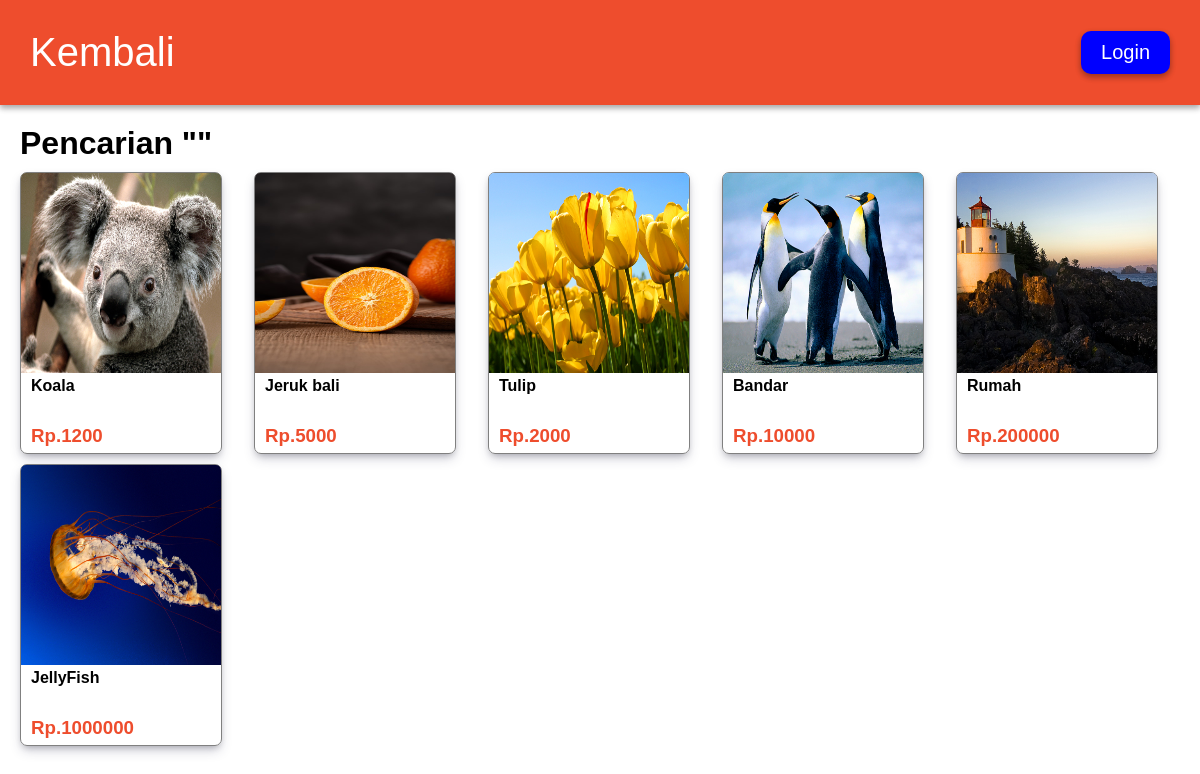
Before: /cari.php with the older database file.
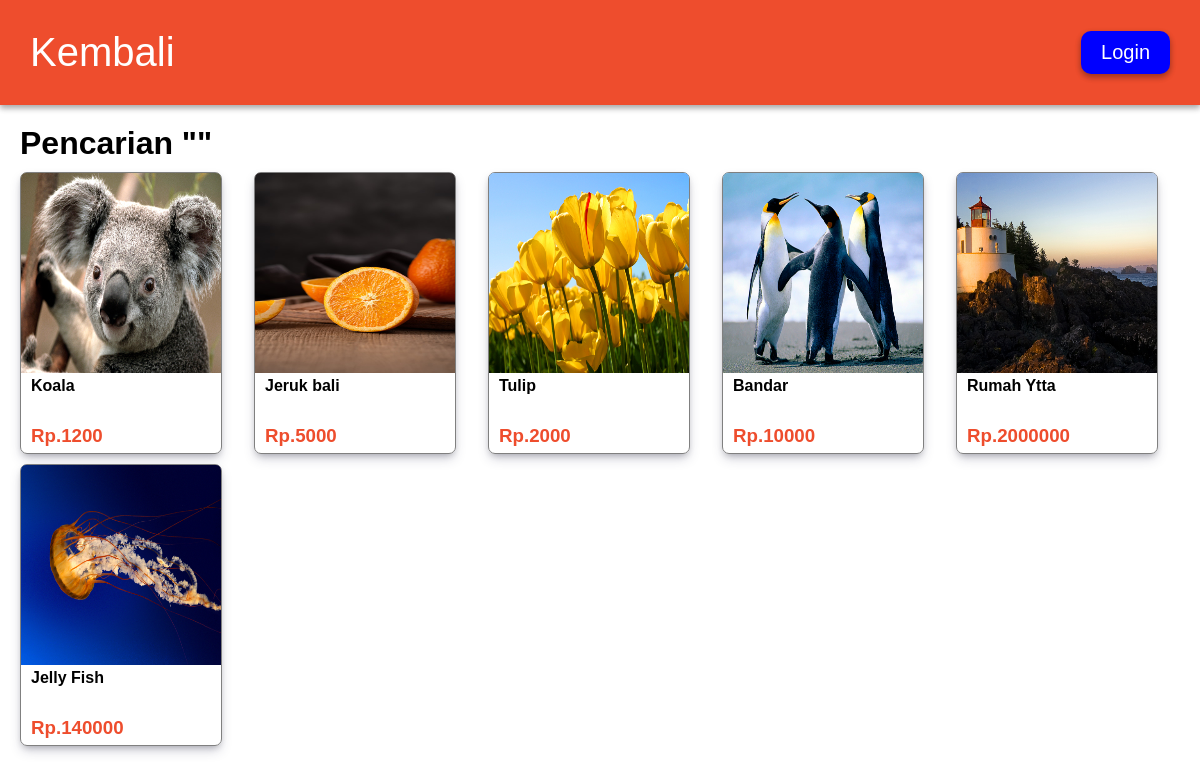
After: the same page with the newer database file.
### tables this page shows
CREATE TABLE `produk` (
  `id` int(11) NOT NULL,
  `produk` varchar(50) DEFAULT NULL,
  `keterangan` varchar(200) DEFAULT NULL,
  `harga` int(11) DEFAULT NULL,
  `img` varchar(50) DEFAULT NULL,
  `id_komen` varchar(50) DEFAULT NULL,
  `kategori` varchar(50) DEFAULT NULL
);

### fungsi.php (called while the page is built, shortened)
<?php
$conn = mysqli_connect('localhost','root','','shop');
function ambil($query){
    global $conn;
    $result = mysqli_query($conn,$query);
    $rows = [];
    while($row = mysqli_fetch_assoc($result) ){
        $rows[] = $row;
    }
    return $rows;
}
function cari($data){
    $produk = "SELECT * FROM produk WHERE produk LIKE '%$data%' OR
                                       harga LIKE '%$data%' OR
                                       kategori LIKE '%$data%' ";
    return ambil($produk);
}
?>

### cari.php (the view, shortened to what this page needs)
<?php
require 'fungsi.php';
$keyword = $_GET["keyword"];
$produk = cari($keyword);
?>
<!DOCTYPE html>
<html lang="en">
<head>
    <link rel="stylesheet" href="css/kategori.css">
</head>
<body>
<div class="navbar">
        <a href="index.php"><h1>Kembali</h1></a>
        <ul>
            <?php if($_SESSION["login"] === false) : ?>
                <li class="login"><a href="login.php">Login</a></li>
            <?php endif ; ?>
        </ul>
    </div>
<div class="kelompok">
    <h1>Pencarian "<?= $keyword ?>"</h1>
    <ul class="produk">
            <?php foreach($produk as $produknya) : ?>
            <li>
                <div class="isi">
                    <a href="produk.php?id=<?= $produknya["id"] ?>">
                        <img src="img/<?= $produknya["img"] ?>">
                        <h4 ><?= $produknya["produk"] ?></h4>
                        <h3>Rp.<?= $produknya["harga"] ?></h3>
                    </a>
                </div>
            </li>
            <?php endforeach ; ?>
        </ul>
</div>
</body>
</html>

Changed rows visible on the page:
changed produk: produk "Rumah" → "Rumah Ytta"; harga "200000" → "2000000"
changed produk: produk "JellyFish" → "Jelly Fish"; harga "1000000" → "140000"
